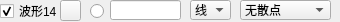
               <widget class="QWidget" name="widget_14" native="true">
                <property name="minimumSize">
                 <size>
                  <width>0</width>
                  <height>22</height>
                 </size>
                </property>
                <property name="maximumSize">
                 <size>
                  <width>16777215</width>
                  <height>22</height>
                 </size>
                </property>
                <widget class="QLineEdit" name="txtValueCurve14">
                 <property name="geometry">
                  <rect>
                   <x>110</x>
                   <y>0</y>
                   <width>71</width>
                   <height>20</height>
                  </rect>
                 </property>
                 <property name="text">
                  <string/>
                 </property>
                </widget>
                <widget class="QRadioButton" name="rdoBoldCurve14">
                 <property name="geometry">
                  <rect>
                   <x>90</x>
                   <y>3</y>
                   <width>16</width>
                   <height>16</height>
                  </rect>
                 </property>
                 <property name="text">
                  <string/>
                 </property>
                 <property name="checked">
                  <bool>false</bool>
                 </property>
                </widget>
                <widget class="QCheckBox" name="chkVisibleCurve14">
                 <property name="geometry">
                  <rect>
                   <x>0</x>
                   <y>3</y>
                   <width>60</width>
                   <height>16</height>
                  </rect>
                 </property>
                 <property name="text">
                  <string>波形14</string>
                 </property>
                 <property name="checked">
                  <bool>true</bool>
                 </property>
                </widget>
                <widget class="QPushButton" name="btnColourCurve14">
                 <property name="geometry">
                  <rect>
                   <x>60</x>
                   <y>0</y>
                   <width>21</width>
                   <height>21</height>
                  </rect>
                 </property>
                 <property name="text">
                  <string/>
                 </property>
                </widget>
                <widget class="QComboBox" name="cmbLineStyle14">
                 <property name="geometry">
                  <rect>
                   <x>190</x>
                   <y>0</y>
                   <width>41</width>
                   <height>20</height>
                  </rect>
                 </property>
                 <property name="currentIndex">
                  <number>1</number>
                 </property>
                 <item>
                  <property name="text">
                   <string>点</string>
                  </property>
                 </item>
                 <item>
                  <property name="text">
                   <string>线</string>
                  </property>
                 </item>
                 <item>
                  <property name="text">
                   <string>左</string>
                  </property>
                 </item>
                 <item>
                  <property name="text">
                   <string>右</string>
                  </property>
                 </item>
                 <item>
                  <property name="text">
                   <string>中</string>
                  </property>
                 </item>
                 <item>
                  <property name="text">
                   <string>积</string>
                  </property>
                 </item>
                </widget>
                <widget class="QComboBox" name="cmbScatterStyle14">
                 <property name="geometry">
                  <rect>
                   <x>240</x>
                   <y>0</y>
                   <width>91</width>
                   <height>20</height>
                  </rect>
                 </property>
                 <property name="focusPolicy">
                  <enum>Qt::WheelFocus</enum>
                 </property>
                 <property name="maxVisibleItems">
                  <number>20</number>
                 </property>
                 <item>
                  <property name="text">
                   <string>无散点</string>
                  </property>
                  <property name="icon">
                   <iconset resource="res.qrc">
                    <normaloff>:/pic/ssNone.png</normaloff>:/pic/ssNone.png</iconset>
                  </property>
                 </item>
                 <item>
                  <property name="text">
                   <string>x形</string>
                  </property>
                  <property name="icon">
                   <iconset resource="res.qrc">
                    <normaloff>:/pic/ssCross.png</normaloff>:/pic/ssCross.png</iconset>
                  </property>
                 </item>
                 <item>
                  <property name="text">
                   <string>+形</string>
                  </property>
                  <property name="icon">
                   <iconset resource="res.qrc">
                    <normaloff>:/pic/ssPlus.png</normaloff>:/pic/ssPlus.png</iconset>
                  </property>
                 </item>
                 <item>
                  <property name="text">
                   <string>空心圆</string>
                  </property>
                  <property name="icon">
                   <iconset resource="res.qrc">
                    <normaloff>:/pic/ssCircle.png</normaloff>:/pic/ssCircle.png</iconset>
                  </property>
                 </item>
                 <item>
                  <property name="text">
                   <string>实心圆</string>
                  </property>
                  <property name="icon">
                   <iconset resource="res.qrc">
                    <normaloff>:/pic/ssDisc.png</normaloff>:/pic/ssDisc.png</iconset>
                  </property>
                 </item>
                 <item>
                  <property name="text">
                   <string>矩形</string>
                  </property>
                  <property name="icon">
                   <iconset resource="res.qrc">
                    <normaloff>:/pic/ssSquare.png</normaloff>:/pic/ssSquare.png</iconset>
                  </property>
                 </item>
                 <item>
                  <property name="text">
                   <string>菱形</string>
                  </property>
                  <property name="icon">
                   <iconset resource="res.qrc">
                    <normaloff>:/pic/ssDiamond.png</normaloff>:/pic/ssDiamond.png</iconset>
                  </property>
                 </item>
                 <item>
                  <property name="text">
                   <string>星形</string>
                  </property>
                  <property name="icon">
                   <iconset resource="res.qrc">
                    <normaloff>:/pic/ssStar.png</normaloff>:/pic/ssStar.png</iconset>
                  </property>
                 </item>
                 <item>
                  <property name="text">
                   <string>正三角</string>
                  </property>
                  <property name="icon">
                   <iconset resource="res.qrc">
                    <normaloff>:/pic/ssTriangle.png</normaloff>:/pic/ssTriangle.png</iconset>
                  </property>
                 </item>
                 <item>
                  <property name="text">
                   <string>倒三角</string>
                  </property>
                  <property name="icon">
                   <iconset resource="res.qrc">
                    <normaloff>:/pic/ssTriangleInverted.png</normaloff>:/pic/ssTriangleInverted.png</iconset>
                  </property>
                 </item>
                 <item>
                  <property name="text">
                   <string>x框</string>
                  </property>
                  <property name="icon">
                   <iconset resource="res.qrc">
                    <normaloff>:/pic/ssCrossSquare.png</normaloff>:/pic/ssCrossSquare.png</iconset>
                  </property>
                 </item>
                 <item>
                  <property name="text">
                   <string>+框</string>
                  </property>
                  <property name="icon">
                   <iconset resource="res.qrc">
                    <normaloff>:/pic/ssPlusSquare.png</normaloff>:/pic/ssPlusSquare.png</iconset>
                  </property>
                 </item>
                 <item>
                  <property name="text">
                   <string>x圆</string>
                  </property>
                  <property name="icon">
                   <iconset resource="res.qrc">
                    <normaloff>:/pic/ssCrossCircle.png</normaloff>:/pic/ssCrossCircle.png</iconset>
                  </property>
                 </item>
                 <item>
                  <property name="text">
                   <string>+圆</string>
                  </property>
                  <property name="icon">
                   <iconset resource="res.qrc">
                    <normaloff>:/pic/ssPlusCircle.png</normaloff>:/pic/ssPlusCircle.png</iconset>
                  </property>
                 </item>
                 <item>
                  <property name="text">
                   <string>和平</string>
                  </property>
                  <property name="icon">
                   <iconset resource="res.qrc">
                    <normaloff>:/pic/ssPeace.png</normaloff>:/pic/ssPeace.png</iconset>
                  </property>
                 </item>
                </widget>
               </widget>
